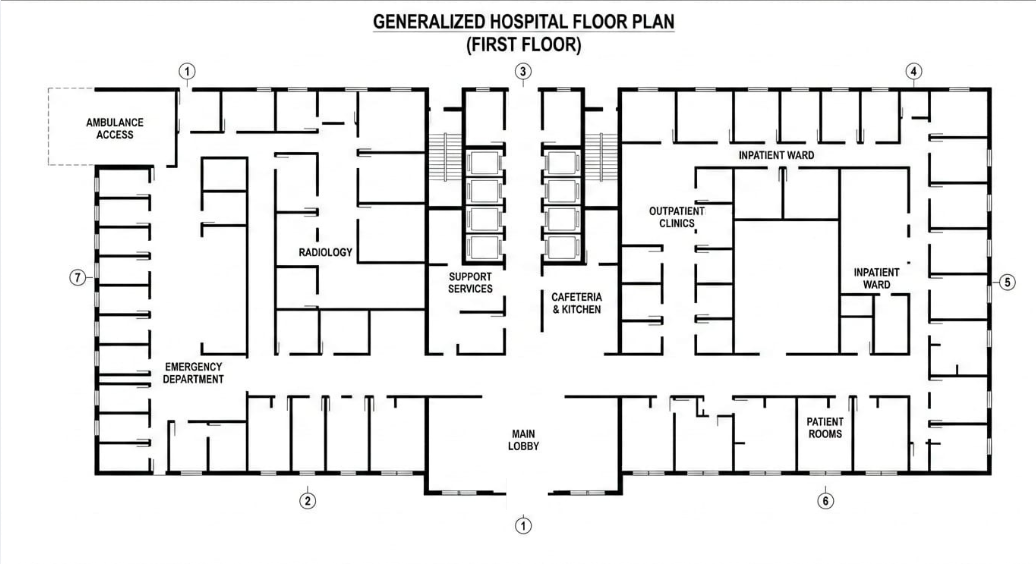
#> input picture blueprint.png, 1036 x 564 px
$ python main.py
#> lines starting #> are read from the running program, lines starting #| are printed output that depends on the picture; after the words box and inside, x2 and y2 are one past the last pixel; in counts of white or black regions, pixels touching at a corner belong together
import cv2
import numpy as np

img = cv2.imread("blueprint.png")
#> img is the input picture: shape (564, 1036, 3); mean B, G, R 235.6, 235.6, 235.6
gray = cv2.cvtColor(img, cv2.COLOR_BGR2GRAY)
binary = cv2.adaptiveThreshold(
    gray,
    255,
    cv2.ADAPTIVE_THRESH_GAUSSIAN_C,
    cv2.THRESH_BINARY_INV,
    15,
    5
)
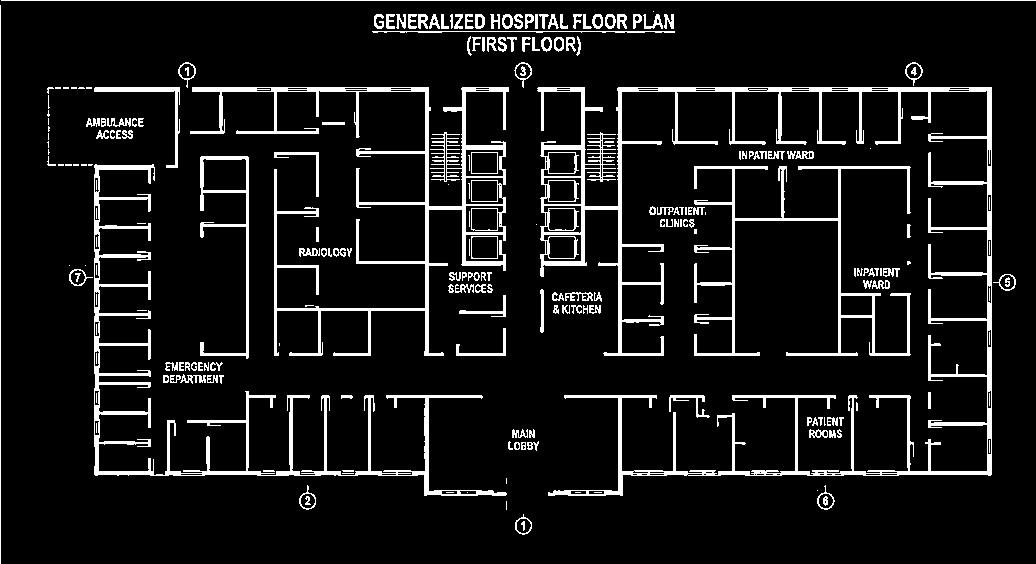
#> binary: shape (564, 1036); 8.9% white; 226 white regions (66 under 20 px), largest, box (x1, y1, x2, y2) and area: (537, 87, 992, 496) 16769, (190, 87, 509, 356) 8908, (94, 164, 507, 496) 7903
num_labels, labels, stats, centroids = cv2.connectedComponentsWithStats(binary)
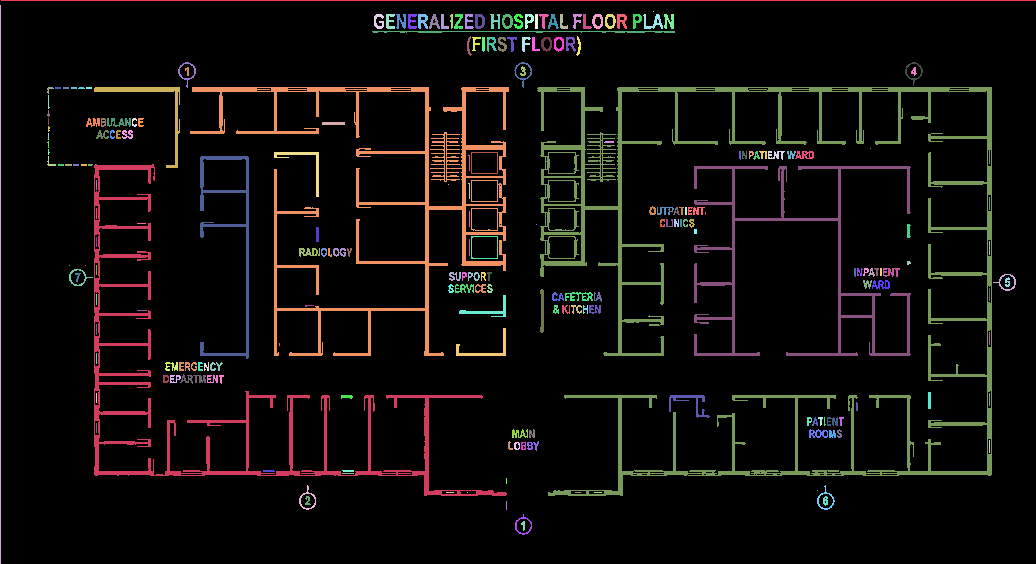
#> labels: shape (564, 1036) int32; 227 distinct labels, from 0 to 226; one colour per label, 0 black
#> num_labels = 227; stats = 227 rows, first 6: [0, 0, 1036, 564, 532122], [1, 0, 1035, 1, 1035], [0, 5, 1, 559, 559], [653, 11, 1, 1, 1], [374, 14, 10, 15, 89], [386, 14, 9, 15, 88]; centroids = 227 pairs, first value 0 to 1007.1, second value 0 to 525

clean = np.zeros_like(binary)

for i in range(1, num_labels):
    area = stats[i, cv2.CC_STAT_AREA]
    if area > 1000:   # threshold – adjust depending on image
        clean[labels == i] = 255
#> this loop made 226 passes
#> area on passes 1, 2, 4: 1035, 559, 89
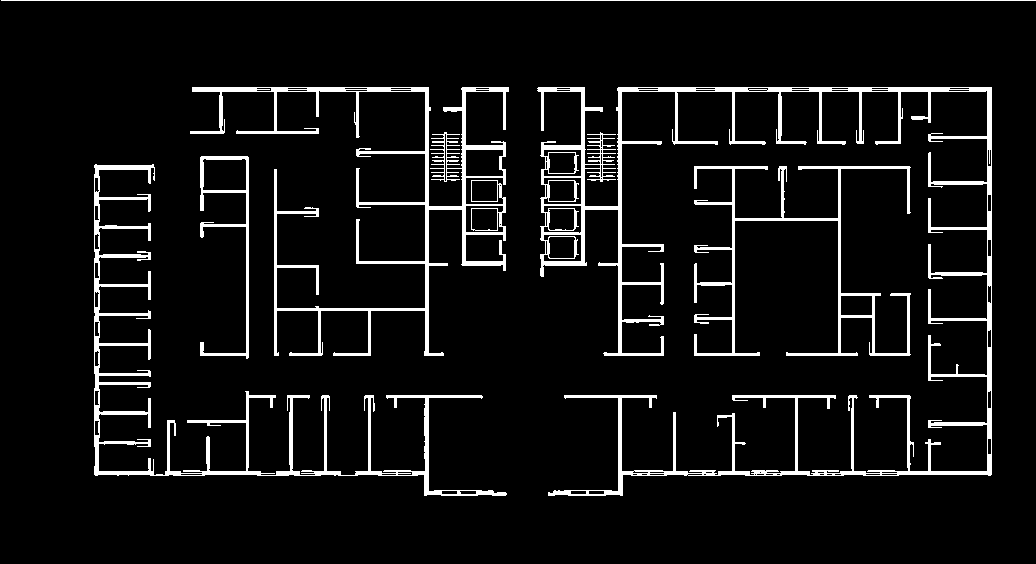
#> clean: shape (564, 1036); 6.9% white; 6 white regions, box (x1, y1, x2, y2) and area: (537, 87, 992, 496) 16769, (190, 87, 509, 356) 8908, (94, 164, 507, 496) 7903, (694, 166, 911, 356) 4300, (200, 156, 249, 359) 1475, (1, 0, 1036, 1) 1035

kernel = np.ones((5,5), np.uint8)
walls = cv2.morphologyEx(clean, cv2.MORPH_CLOSE, kernel)
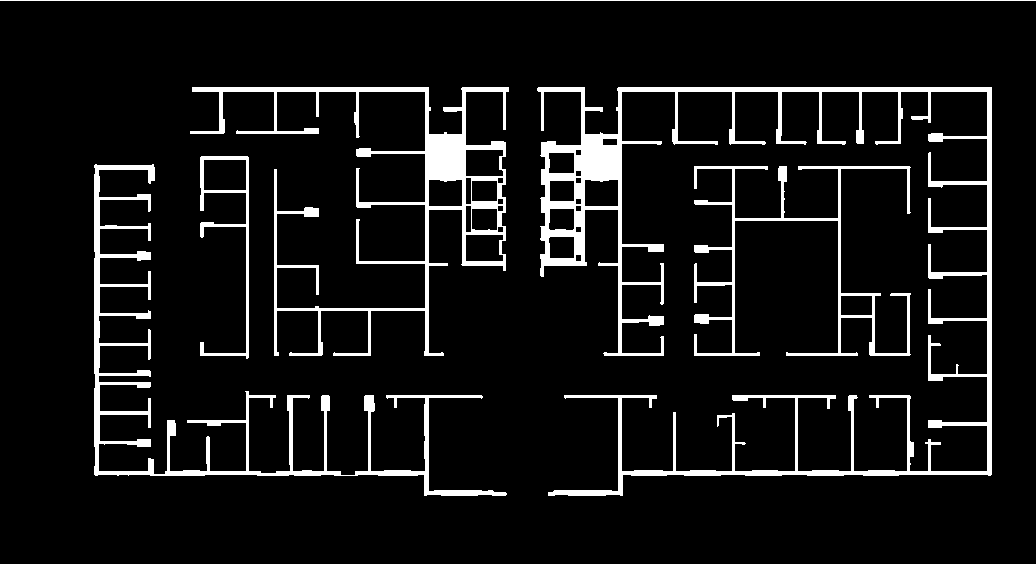
#> walls: shape (564, 1036); 8% white; 6 white regions, box (x1, y1, x2, y2) and area: (537, 87, 992, 496) 20200, (190, 87, 509, 356) 10556, (94, 164, 507, 496) 9089, (694, 166, 911, 356) 4467, (200, 156, 249, 359) 1502, (0, 0, 1036, 1) 1036
obstacle_map = (walls > 0).astype(np.uint8)
cv2.imwrite("obstacle_map.png", obstacle_map * 255)
cv2.imshow("Obstacle Map", obstacle_map * 255)
cv2.waitKey(0)
cv2.destroyAllWindows()

$ run again, with First_Floor.jpeg saved as blueprint.png
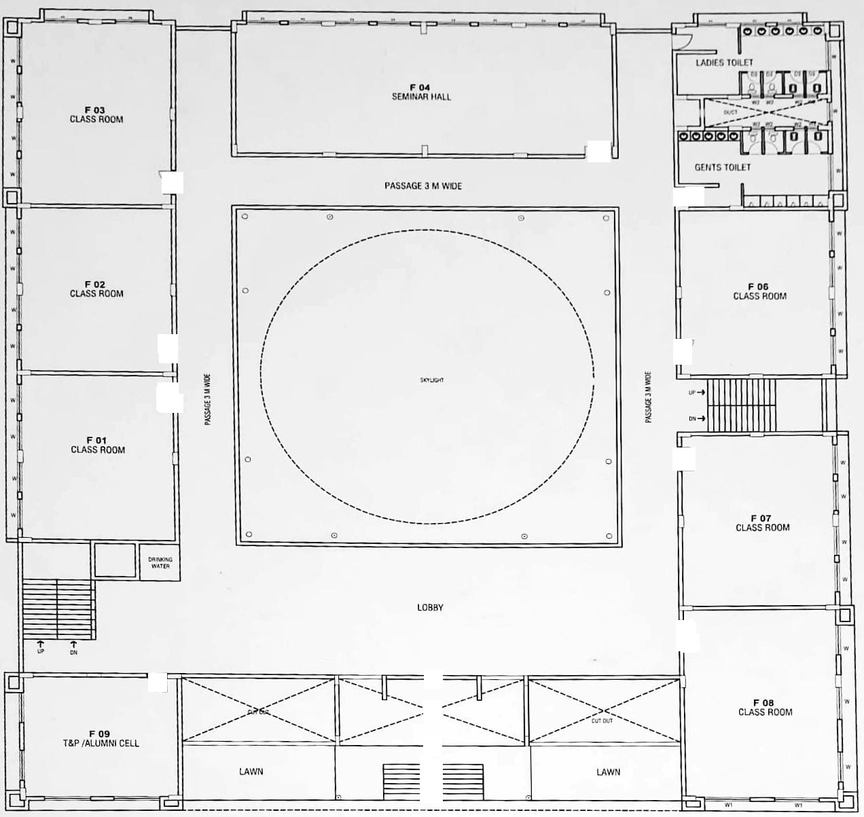
#> input picture First_Floor.jpeg, 864 x 817 px, shrunk from 1272 x 1203 before the run
#> img is the input picture: shape (817, 864, 3); min 0, max 255, mean 228.7
#> binary: shape (817, 864); 8% white in thin lines or dots
#> `num_labels, labels, stats, centroids = cv2.connectedComponentsWithStat..`:
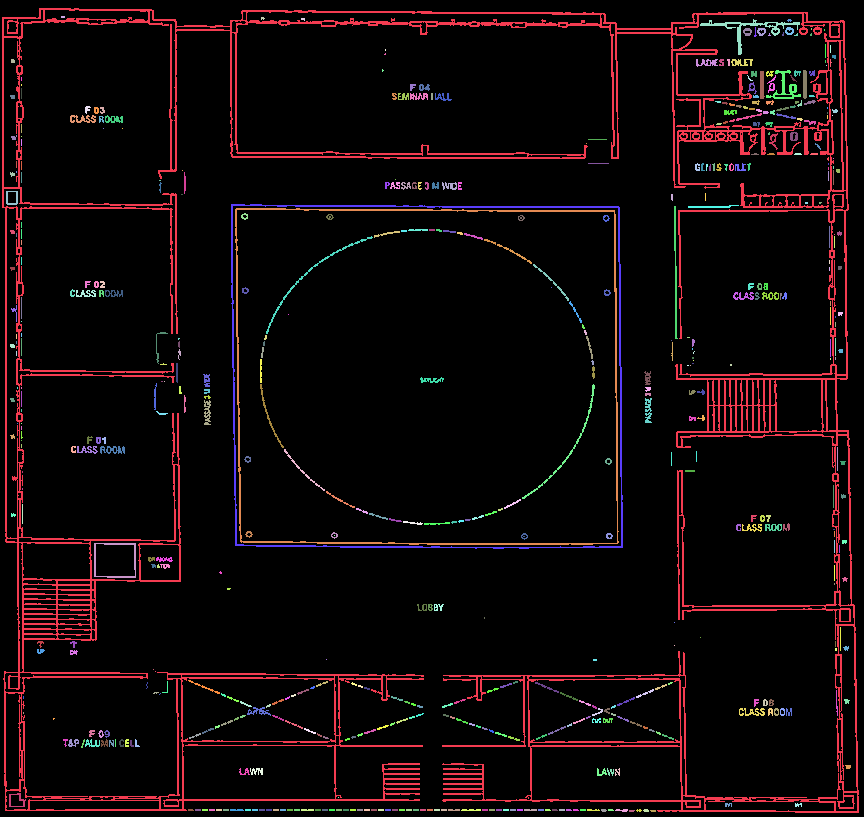
#> labels: shape (817, 864) int32; 543 distinct labels, from 0 to 542; one colour per label, 0 black
#> num_labels = 543; stats = 543 rows, first 6: [0, 0, 864, 817, 649618], [2, 8, 857, 805, 37596], [61, 16, 4, 2, 8], [261, 17, 4, 3, 9], [301, 18, 4, 3, 9], [700, 19, 100, 36, 467]; centroids = 543 pairs, first value 11.5 to 847.8, second value 16.5 to 810.5
#> the loop `for i in range(1, num_labels):` made 542 passes
#> area on passes 1, 5, 8: 37596, 467, 46
#> `walls = cv2.morphologyEx(clean, cv2.MORPH_CLOSE, kernel)`:
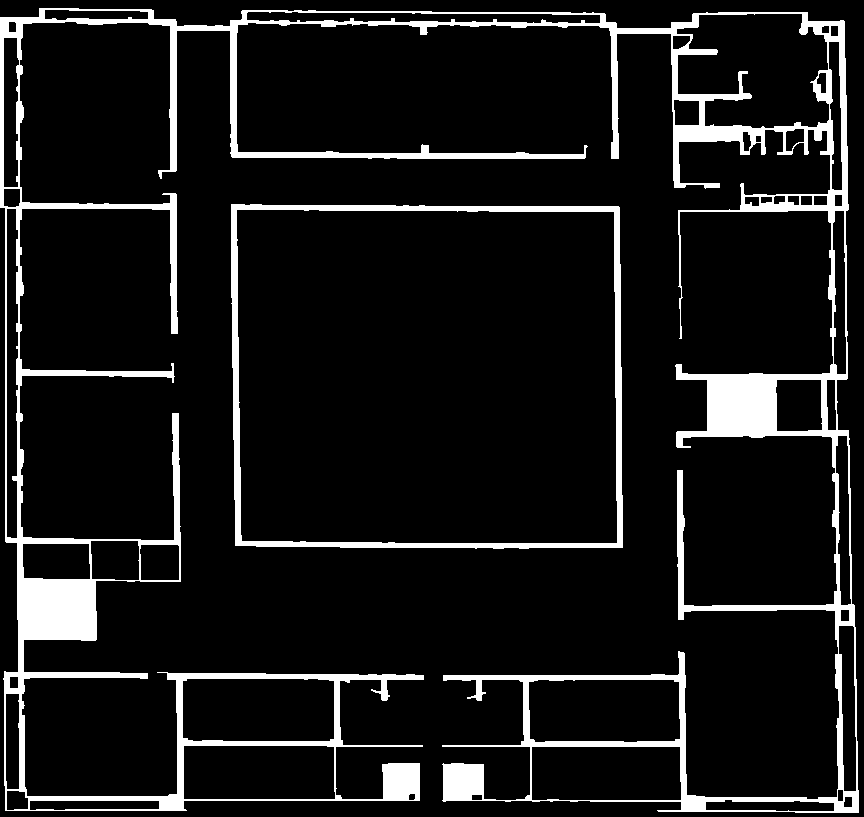
#> walls: shape (817, 864); 9.7% white; 2 white regions, box (x1, y1, x2, y2) and area: (0, 8, 859, 813) 60187, (231, 204, 623, 549) 8457

$ run again, with Ground_floor.jpeg saved as blueprint.png
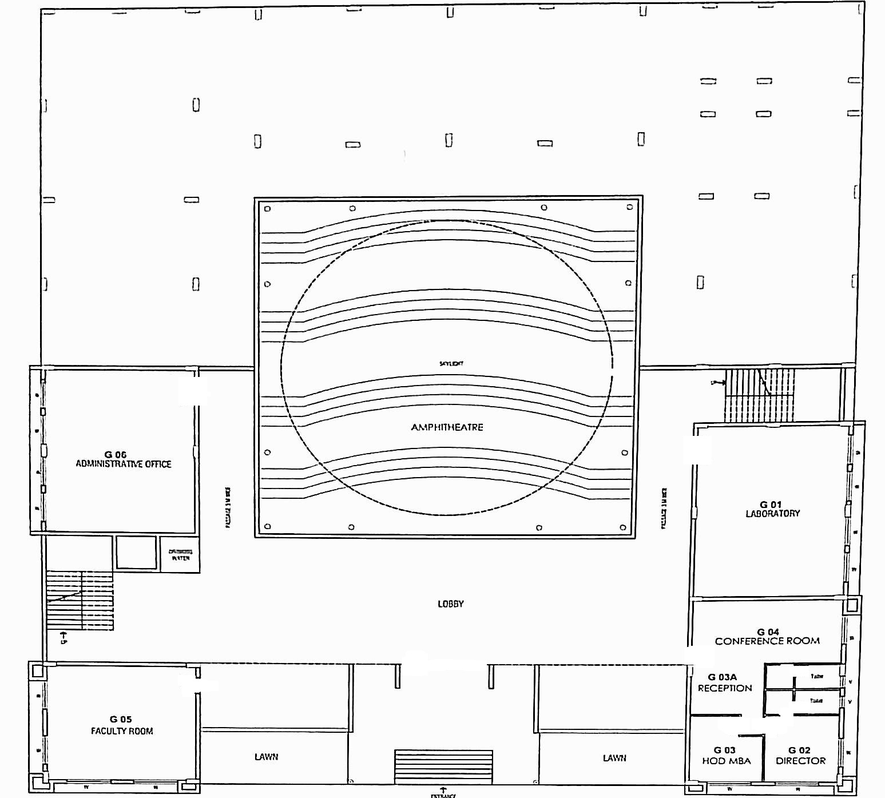
#> input picture Ground_floor.jpeg, 885 x 798 px, shrunk from 1547 x 1395 before the run
#> img is the input picture: shape (798, 885, 3); min 0, max 255, mean 238.5
#> binary: shape (798, 885); 7.1% white in thin lines or dots
#> `num_labels, labels, stats, centroids = cv2.connectedComponentsWithStat..`:
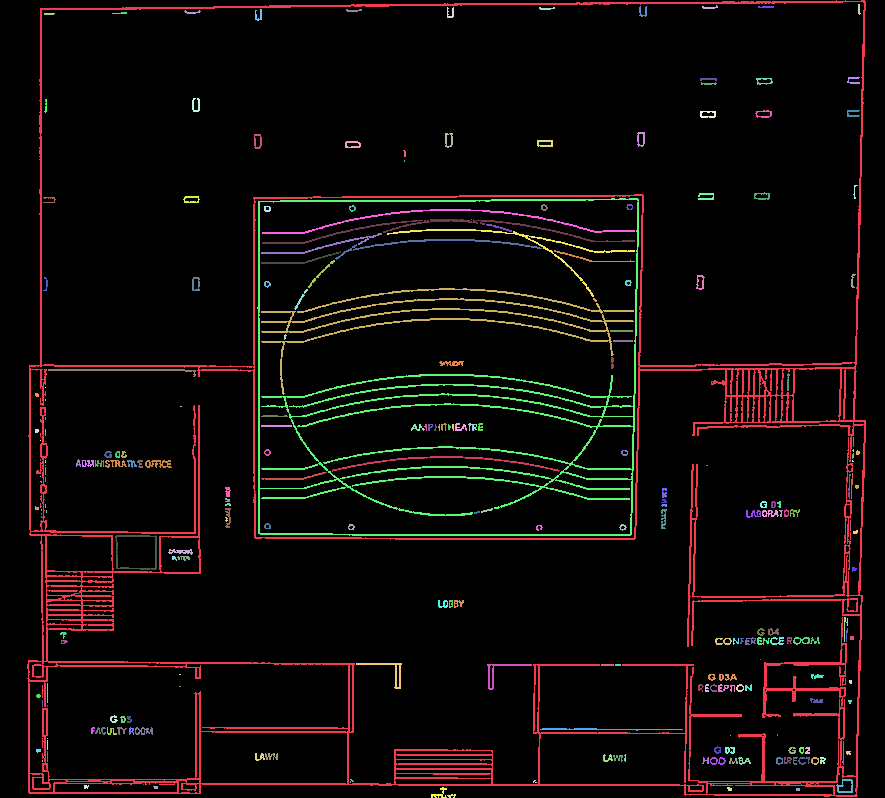
#> labels: shape (798, 885) int32; 245 distinct labels, from 0 to 244; one colour per label, 0 black
#> num_labels = 245; stats = 245 rows, first 6: [0, 0, 885, 798, 656200], [27, 0, 839, 797, 27089], [702, 5, 16, 4, 33], [858, 4, 3, 11, 22], [447, 7, 7, 11, 42], [539, 7, 16, 3, 31]; centroids = 245 pairs, first value 36.38 to 858.6, second value 6.53 to 795.4
#> the loop `for i in range(1, num_labels):` made 244 passes
#> area on passes 1 to 3: 27089, 33, 22
#> `walls = cv2.morphologyEx(clean, cv2.MORPH_CLOSE, kernel)`:
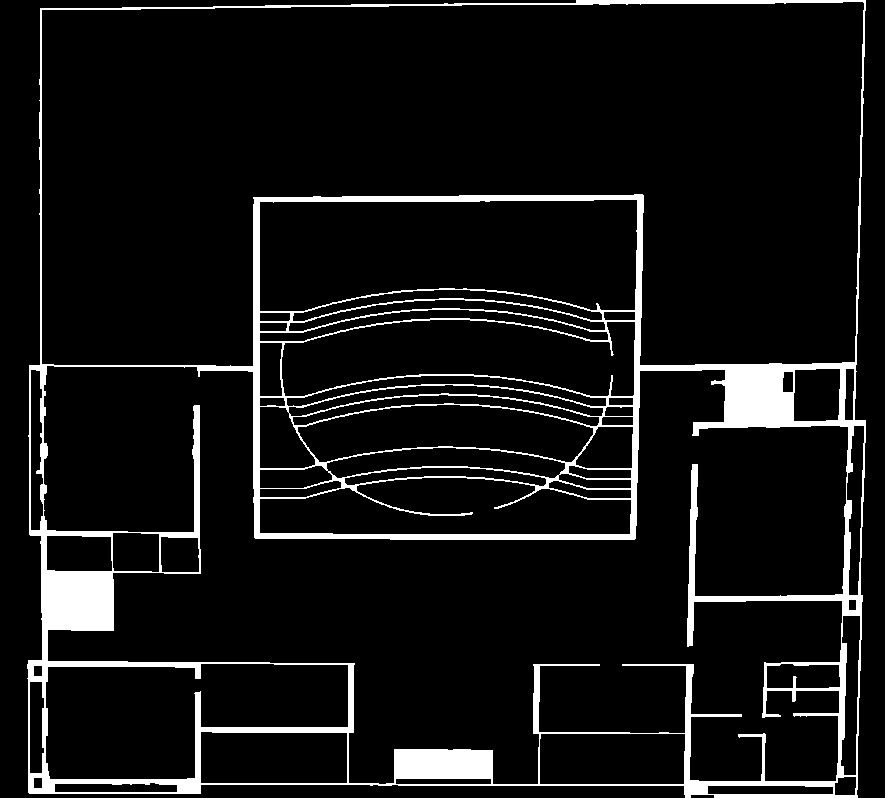
#> walls: shape (798, 885); 7.9% white; 1 white region, box (x1, y1, x2, y2) and area: (27, 0, 866, 798) 55603
